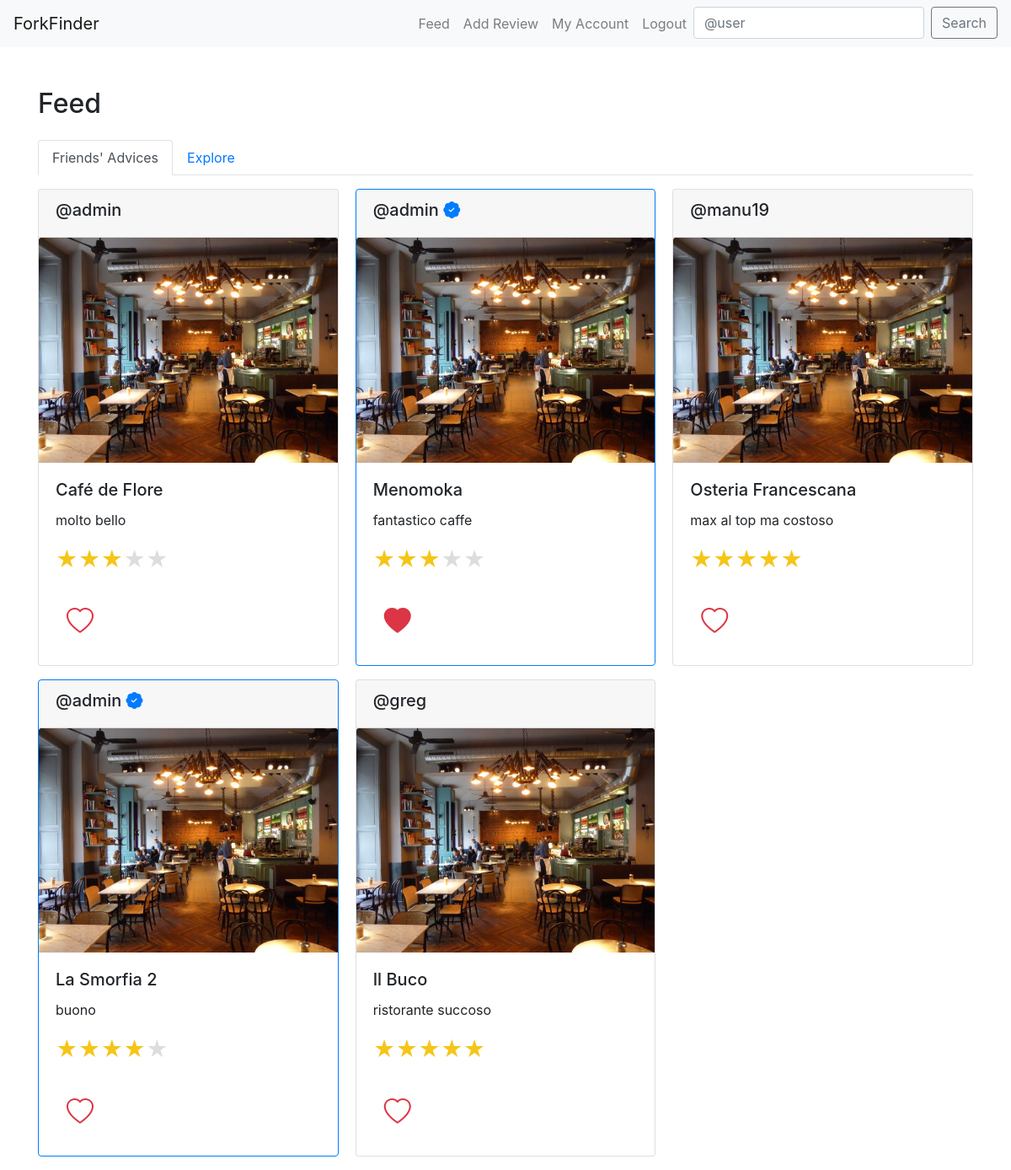
The page /feed/ (signed in) on the database its author committed.
### core/models.py (models this page shows, shortened)
class Review(models.Model):
    user = models.ForeignKey(User, related_name="reviews", on_delete=models.CASCADE)
    restaurant = models.ForeignKey(Restaurant, on_delete=models.CASCADE)
    body = models.CharField(max_length=255)
    rating = models.PositiveSmallIntegerField()
    photo = models.ImageField(upload_to='media/review_photos/')
    is_featured = models.BooleanField(default=False)
    created_at = models.DateTimeField(auto_now_add=True)
    class Meta:
        permissions = [
            ("mark_featured_review", "Can mark a review as featured"),
        ]

class Restaurant(models.Model):
    place_id = models.CharField(max_length=255, unique=True)
    name = models.CharField(max_length=60)
    address = models.CharField(max_length=120)
    longitude = models.CharField(max_length=255)
    latitude = models.CharField(max_length=255)

### core/views.py (the view, shortened to what this page needs)
# urls.py: path('feed/', feed_view, name="feed"),
@login_required
def feed_view(request):
    recommended_reviews = get_recommended_reviews(request.user)
    profile = request.user.profile
    favorite_reviews = profile.favorite_reviews.all()
    return render(request, 'feed.html', {
        "recommended_reviews": recommended_reviews,
        "favorite_reviews": favorite_reviews,
    })

### core/utils.py (called while the page is built)
def haversine(lon1, lat1, lon2, lat2):
    lon1, lat1, lon2, lat2 = map(math.radians, [lon1, lat1, lon2, lat2])
    dlon = lon2 - lon1
    dlat = lat2 - lat1
    a = math.sin(dlat/2)**2 + math.cos(lat1) * math.cos(lat2) * math.sin(dlon/2)**2
    c = 2 * math.atan2(math.sqrt(a), math.sqrt(1-a))
    r = 6371 #in km
    return c * r

### templates/feed.html (shortened to what this page needs)
{% extends "base.html" %}
{% block content %}
    <h2 class="mb-4">Feed</h2>
    <ul class="nav nav-tabs" id="feedTabs" role="tablist">
        <li class="nav-item">
            <a class="nav-link active" id="friends-tab" data-toggle="tab" href="#friends" role="tab" aria-controls="friends" aria-selected="true">Friends' Advices</a>
        </li>
        <li class="nav-item">
            <a class="nav-link" id="explore-tab" data-toggle="tab" href="#explore" role="tab" aria-controls="explore" aria-selected="false">Explore</a>
        </li>
    </ul>
    <div class="tab-content mt-3" id="feedTabsContent">
        <div class="tab-pane fade show active" id="friends" role="tabpanel" aria-labelledby="friends-tab">
            <div class="card-columns">
                {% for followed in user.profile.follows.all %}
                    {% for review in followed.user.reviews.all %}
                        <div class="card mb-3 {% if review.is_featured %}border-primary{% endif %}">
                            <div class="card-header">
                                <h5>@{{ review.user.username }}
                                    {% if review.is_featured %}
                                        <i class="bi bi-patch-check-fill text-primary" title="Verified"></i>
                                    {% endif %}
                                </h5>
                            </div>
                            <img src="{{ review.photo.url }}" class="card-img-top" alt="Restaurant Photo">
                            <div class="card-body">
                                <h5 class="card-title">{{ review.restaurant.name }}</h5>
                                <p class="card-text">{{ review.body }}</p>
                                <p class="card-text">
                                    <small class="text-muted">
                                        <span class="star-rating">
                                            {% for i in "54321" %}
                                                <label style="color: {% if i|add:0 <= review.rating %}#f5c518{% else %}#ddd{% endif %};">&#9733;</label>
                                            {% endfor %}
                                        </span>
                                    </small>
                                </p>
                                <form method="post" action="{% url 'feed' %}">
                                    <button type="submit" class="btn btn-link">
                                        {% if review in favorite_reviews %}
                                            <i class="bi bi-heart-fill text-danger" style="font-size: 2rem;"></i>
                                        {% else %}
                                            <i class="bi bi-heart text-danger" style="font-size: 2rem;"></i>
                                        {% endif %}
                                    </button>
                                </form>
                            </div>
                        </div>
                    {% endfor %}
                {% endfor %}
            </div>
        </div>
    </div>
{% endblock %}

### templates/base.html (style rules this page uses)
.card-columns { column-count: 3; }
.star-rating { display: flex; flex-direction: row-reverse; justify-content: flex-end; }
.star-rating label { font-size: 2em; color: #ddd; cursor: pointer; }

### rows shown on the page
Review: user.username "admin", photo (picture), restaurant.name "Café de Flore", body "molto bello"
Review: user.username "admin", is_featured True (drawn), photo (picture), restaurant.name "La Smorfia 2", body "buono"
Review: user.username "admin", is_featured True (drawn), photo (picture), restaurant.name "Menomoka", body "fantastico caffe"
Review: user.username "greg", photo (picture), restaurant.name "Il Buco", body "ristorante succoso"
Review: user.username "manu19", photo (picture), restaurant.name "Osteria Francescana", body "max al top ma costoso"
